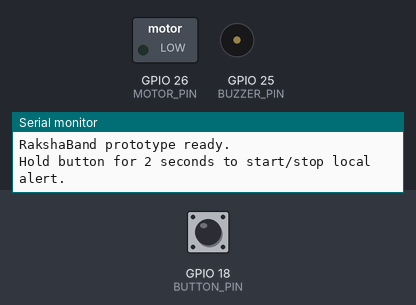
Simulated run of this sketch. Board: ESP32. Shown: switched loads named in the sketch (green lamp = pin HIGH), buzzer (waves = sounding, pin HIGH), the last lines printed to the serial monitor. Dashed ring = blinking. The inputs (shaded band) are chosen by the test bench; at power-on: GPIO 18 (BUTTON_PIN) HIGH.

Above: at 1.4 s.
1.5 s: GPIO 18 (BUTTON_PIN) pulled LOW for 3.2 s
At 4.91 s:
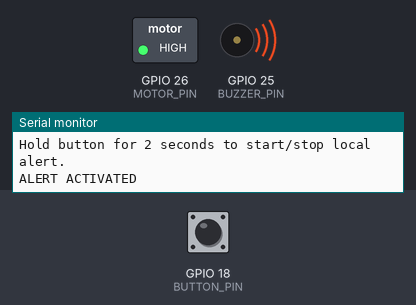
6.2 s: GPIO 18 (BUTTON_PIN) driven LOW
At 6.91 s:
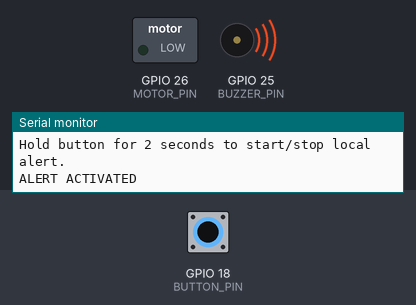
At 8.13 s:
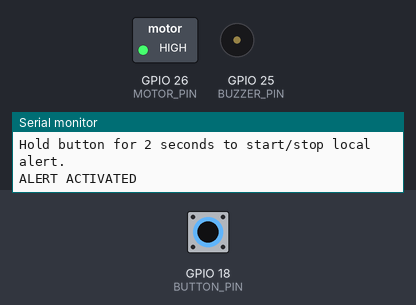
Timing chart, 0 to 9.7 s (numbered marks = the images above; inputs shaded):
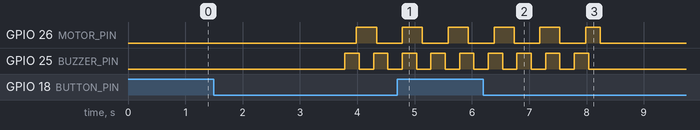

Measured:
- after the input at 1.5 s, GPIO 26 (MOTOR_PIN): alternates HIGH for 0.35 s and LOW for 0.45 s, starting after 2.5 s; GPIO 25 (BUZZER_PIN): alternates HIGH for 0.25 s and LOW for 0.25 s, starting after 2.3 s
- after the input at 6.2 s, GPIO 25 (BUZZER_PIN): goes on until 8.0 s, then stays LOW

The sketch:

main.ino
```cpp
/*
  RakshaBand - ESP32 Emergency Alert Bracelet (prototype starter)
  Long-press button for 2 seconds toggles a LOCAL buzzer/vibration alert.

  Limitations: This does not send GPS, SMS, calls, or internet alerts.
  Do not connect a vibration motor directly to an ESP32 GPIO.
  Use suitable drivers and verify component ratings before powering the circuit.
*/
#include <Arduino.h>

const uint8_t BUTTON_PIN = 18;  // Button between GPIO18 and GND
const uint8_t BUZZER_PIN = 25;  // Active buzzer driver input
const uint8_t MOTOR_PIN  = 26;  // Motor driver input

const unsigned long DEBOUNCE_MS = 35;
const unsigned long LONG_PRESS_MS = 2000;
const unsigned long BUZZER_ON_MS = 250;
const unsigned long BUZZER_OFF_MS = 250;
const unsigned long MOTOR_ON_MS = 350;
const unsigned long MOTOR_OFF_MS = 450;

bool alertActive = false;
bool lastRawButton = HIGH;
bool stableButton = HIGH;
unsigned long lastDebounceTime = 0;
unsigned long pressStartedAt = 0;
bool longPressHandled = false;
unsigned long lastBuzzerChange = 0;
unsigned long lastMotorChange = 0;
bool buzzerOn = false;
bool motorOn = false;

void setOutputsOff() {
  digitalWrite(BUZZER_PIN, LOW);
  digitalWrite(MOTOR_PIN, LOW);
  buzzerOn = false;
  motorOn = false;
}

void startAlert() {
  alertActive = true;
  lastBuzzerChange = millis();
  lastMotorChange = millis();
  buzzerOn = false;
  motorOn = false;
  Serial.println(F("ALERT ACTIVATED"));
}

void stopAlert() {
  alertActive = false;
  setOutputsOff();
  Serial.println(F("Alert stopped"));
}

void updateAlertOutputs(unsigned long now) {
  if (!alertActive) {
    setOutputsOff();
    return;
  }

  unsigned long buzzerInterval = buzzerOn ? BUZZER_ON_MS : BUZZER_OFF_MS;
  if (now - lastBuzzerChange >= buzzerInterval) {
    buzzerOn = !buzzerOn;
    digitalWrite(BUZZER_PIN, buzzerOn ? HIGH : LOW);
    lastBuzzerChange = now;
  }

  unsigned long motorInterval = motorOn ? MOTOR_ON_MS : MOTOR_OFF_MS;
  if (now - lastMotorChange >= motorInterval) {
    motorOn = !motorOn;
    digitalWrite(MOTOR_PIN, motorOn ? HIGH : LOW);
    lastMotorChange = now;
  }
}

void setup() {
  pinMode(BUTTON_PIN, INPUT_PULLUP);
  pinMode(BUZZER_PIN, OUTPUT);
  pinMode(MOTOR_PIN, OUTPUT);
  setOutputsOff();
  Serial.begin(115200);
  delay(200);
  Serial.println();
  Serial.println(F("RakshaBand prototype ready."));
  Serial.println(F("Hold button for 2 seconds to start/stop local alert."));
}

void loop() {
  const unsigned long now = millis();
  const bool rawButton = digitalRead(BUTTON_PIN);

  if (rawButton != lastRawButton) {
    lastDebounceTime = now;
    lastRawButton = rawButton;
  }

  if (now - lastDebounceTime >= DEBOUNCE_MS && rawButton != stableButton) {
    stableButton = rawButton;
    if (stableButton == LOW) {
      pressStartedAt = now;
      longPressHandled = false;
    } else {
      pressStartedAt = 0;
      longPressHandled = false;
    }
  }

  if (stableButton == LOW && !longPressHandled &&
      pressStartedAt != 0 && now - pressStartedAt >= LONG_PRESS_MS) {
    longPressHandled = true;
    if (alertActive) stopAlert();
    else startAlert();
  }

  updateAlertOutputs(now);
}
```
